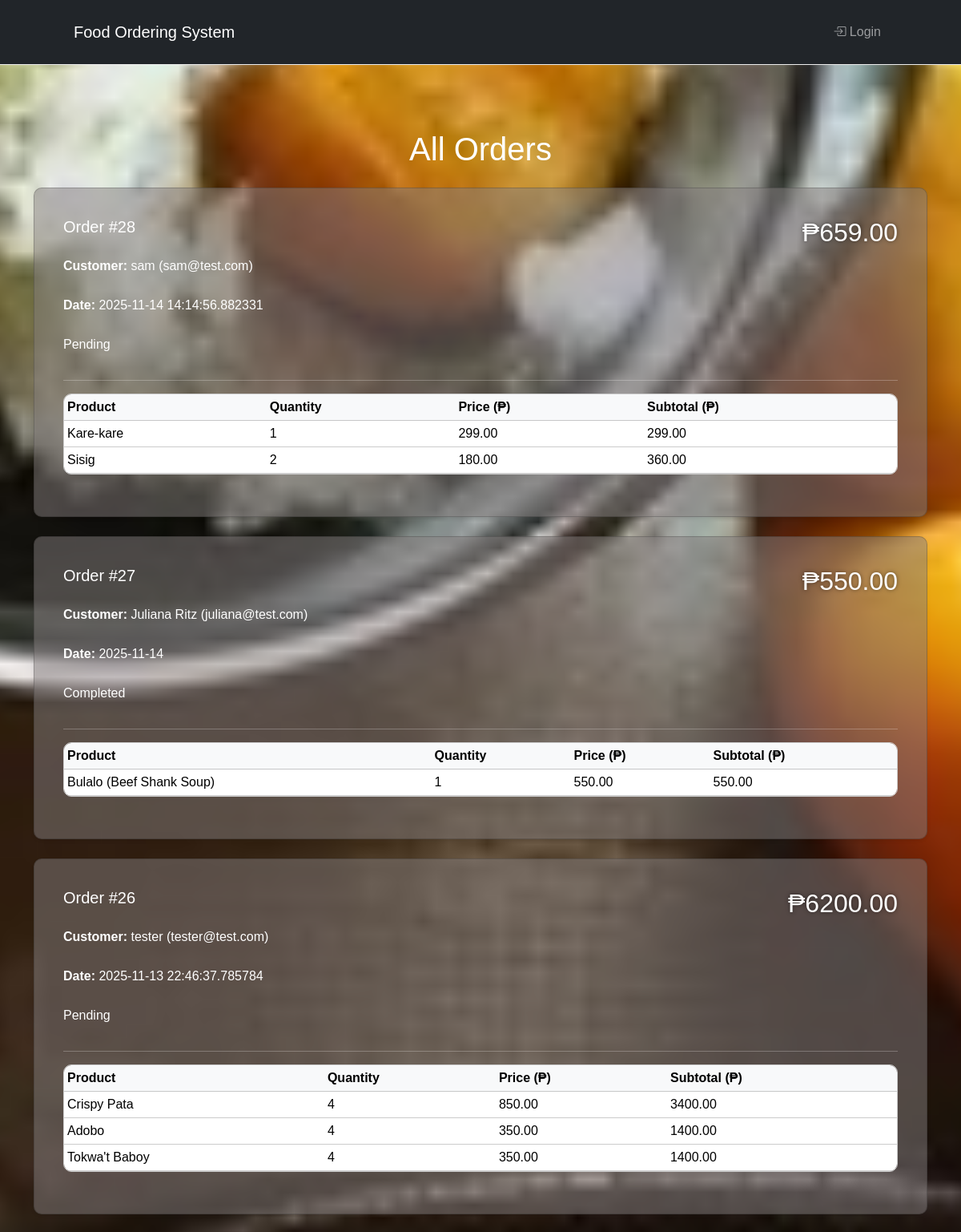
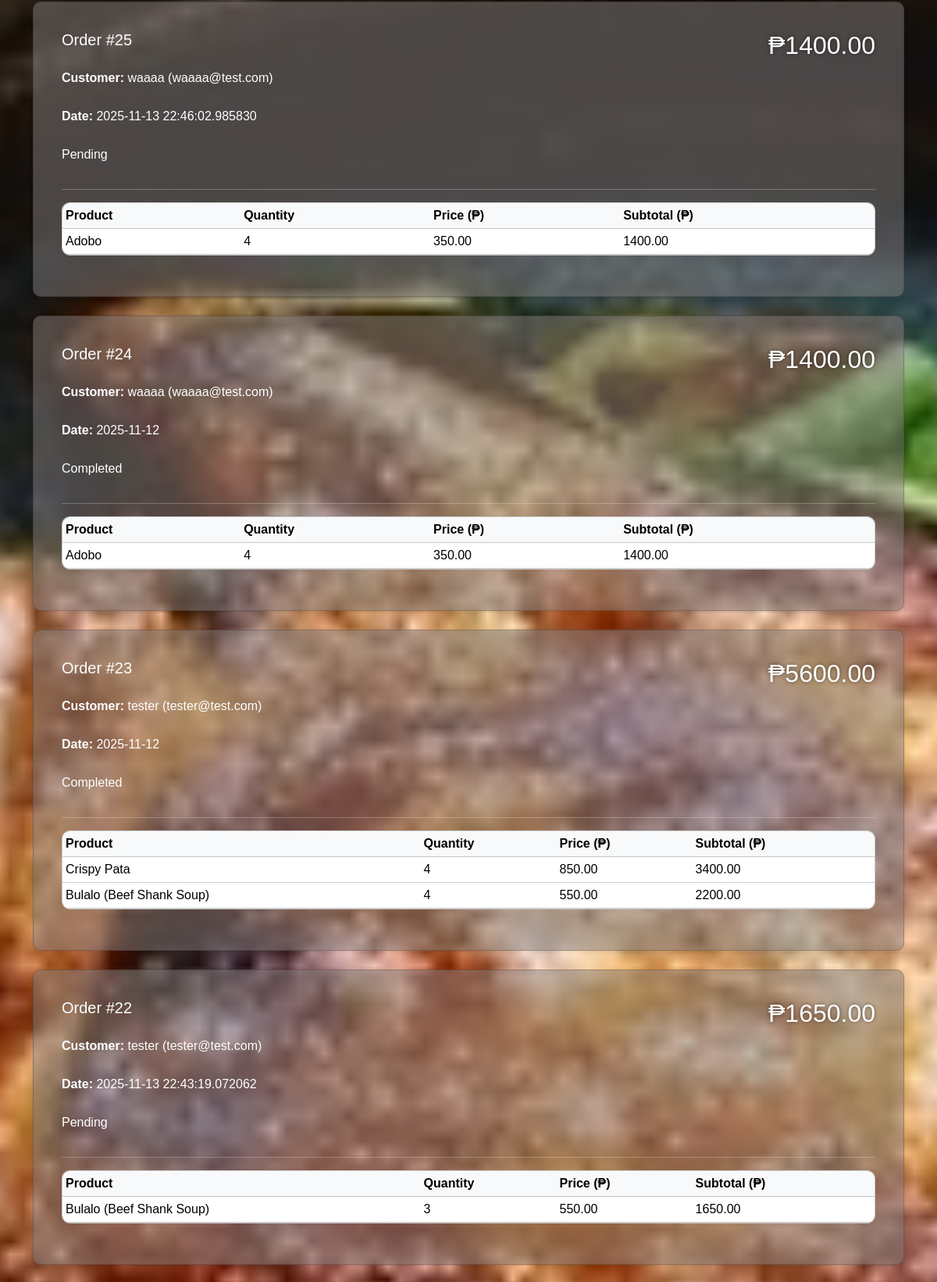
The page /orders (upper part) on the database its author committed (2 pictures, top to bottom).
### tables this page shows
CREATE TABLE orders (
                id INTEGER PRIMARY KEY AUTOINCREMENT,
                user_id INTEGER NOT NULL,
                order_date TEXT NOT NULL,
                order_status TEXT NOT NULL,
                FOREIGN KEY (user_id) REFERENCES users (id)
            );

CREATE TABLE users (
                id INTEGER PRIMARY KEY AUTOINCREMENT,
                username TEXT UNIQUE NOT NULL,
                password TEXT NOT NULL,
                full_name TEXT NOT NULL,
                email TEXT NOT NULL,
                role INTEGER DEFAULT 2);

CREATE TABLE order_items (
                id INTEGER PRIMARY KEY AUTOINCREMENT,
                order_id INTEGER NOT NULL,
                product_id INTEGER NOT NULL,
                quantity INTEGER NOT NULL,
                FOREIGN KEY (order_id) REFERENCES orders (id),
                FOREIGN KEY (product_id) REFERENCES products (id)
            );

CREATE TABLE products (
                id INTEGER PRIMARY KEY AUTOINCREMENT,
                name TEXT NOT NULL,
                description TEXT NOT NULL,
                price REAL NOT NULL,
                image_url TEXT
            );

### app.py (the view)
@app.route('/orders')
def view_orders():
    with sqlite3.connect(DB_NAME) as conn:
        c = conn.cursor()
        c.execute('''
            SELECT
                o.id, o.order_date, o.order_status,
                u.full_name, u.email
            FROM orders o
            JOIN users u ON o.user_id = u.id
            WHERE u.role = 2
            ORDER BY o.id DESC
        ''')
        orders = c.fetchall()
        order_data = []
        for order in orders:
            order_id = order[0]
            c.execute('''
                SELECT p.name, oi.quantity, p.price
                FROM order_items oi
                JOIN products p ON oi.product_id = p.id
                WHERE oi.order_id = ?
            ''', (order_id,))
            items = c.fetchall()
            total = sum(q * price for (name, q, price) in items)
            order_data.append({
                'id': order_id,
                'date': order[1],
                'status': order[2],
                'name': order[3],
                'email': order[4],
                'items': items,
                'total': total
            })
    return render_template('view_orders.html', orders=order_data)

### templates/view_orders.html
{% extends "base.html" %}
{% block content %}
<div class="container mt-5 mb-5">
    {% if session.get('role') == 2 %}
        <h1 style="text-align: center; color: #fff;" class="mb-4">My Order(s)</h1>
    {% else %}
        <h1 style="text-align: center; color: #fff;" class="mb-4">All Orders</h1>
    {% endif %}
    {% if orders %}
        {% for order in orders %}
        <div class="card mb-4 shadow-sm">
            <div class="card-body">
                <div class="d-flex justify-content-between align-items-start">
                    <div>
                        <h5>Order #{{ order['id'] }}</h5>
                        <p class="mb-1"><strong>Customer:</strong> {{ order['name'] }} ({{ order['email'] }})</p>
                        <p class="mb-1"><strong>Date:</strong> {{ order['date'] }}</p>
                        <p><span class="status-badge status-{{ order['status'] }}">{{ order['status'] }}</span></p>
                    </div>
                    <div class="text-end">
                        <h2>₱{{ "%.2f"|format(order.total) }}</h2>
                    </div>
                </div>
                <hr>
                <table class="table table-sm align-middle">
                    <thead class="table-light">
                        <tr>
                            <th>Product</th>
                            <th>Quantity</th>
                            <th>Price (₱)</th>
                            <th>Subtotal (₱)</th>
                        </tr>
                    </thead>
                    <tbody>
                        {% for item in order['items'] %}
                        <tr>
                            <td>{{ item[0] }}</td>
                            <td>{{ item[1] }}</td>
                            <td>{{ "%.2f"|format(item[2]) }}</td>
                            <td>{{ "%.2f"|format(item[1] * item[2]) }}</td>
                        </tr>
                        {% endfor %}
                    </tbody>
                </table>
            </div>
        </div>
        {% endfor %}
    {% else %}
        <div class="alert alert-info text-center">No orders found.</div>
    {% endif %}
</div>
{% endblock %}

### static/style.css (style rules this page uses)
body { margin: 0; font-family: Arial, sans-serif; display: flex; justify-content: center; align-items: center; min-height: 100vh; background-image: url('img/background.jpg'); background-size: cover; background-position: center; background-repeat: no-repeat; background-attachment: fixed; color: #fff; / }
.table { border-collapse: separate; border-spacing: 0; border: 1px solid #ccc; border-radius: 10px; overflow: hidden; }
.card { background-color: rgba(131, 126, 126, 0.5); padding: 20px; color: white; border-radius: 10px; }
h2 { margin-bottom: 30px; font-size: 2em; color: #fff; text-shadow: 0 0 5px rgba(0, 0, 0, 0.5); }
p { margin-top: 25px; font-size: 1em; }
* { margin: 0; padding: 0; box-sizing: border-box; }
body { font-family: 'Poppins', sans-serif; display: flex; flex-direction: column; align-items: center; color: #333; width: 100%; }
body::before { content: ""; display: block; height: 90px; }

### rows shown on the page
orders: id "28", name "sam", email "sam@test.com", date "2025-11-14 14:14:56.882331", status "Pending", total "659.00"
order_items: name "Kare-kare", quantity "1", item[1]*item[2] "299.00"
products: price "299.00"
order_items: name "Sisig", quantity "2", item[1]*item[2] "360.00"
products: price "180.00"
orders: id "27", name "Juliana Ritz", email "juliana@test.com", date "2025-11-14", status "Completed", total "550.00"
order_items: name "Bulalo (Beef Shank Soup)", quantity "1", item[1]*item[2] "550.00"
products: price "550.00"
orders: id "26", name "tester", email "tester@test.com", date "2025-11-13 22:46:37.785784", status "Pending", total "6200.00"
order_items: name "Crispy Pata", quantity "4", item[1]*item[2] "3400.00"
products: price "850.00"
order_items: name "Adobo", quantity "4", item[1]*item[2] "1400.00"
products: price "350.00"
order_items: name "Tokwa't Baboy", quantity "4", item[1]*item[2] "1400.00"
products: price "350.00"
orders: id "25", name "waaaa", email "waaaa@test.com", date "2025-11-13 22:46:02.985830", status "Pending", total "1400.00"
order_items: name "Adobo", quantity "4", item[1]*item[2] "1400.00"
orders: id "24", name "waaaa", email "waaaa@test.com", date "2025-11-12", status "Completed", total "1400.00"
order_items: name "Adobo", quantity "4", item[1]*item[2] "1400.00"
orders: id "23", name "tester", email "tester@test.com", date "2025-11-12", status "Completed", total "5600.00"
order_items: name "Crispy Pata", quantity "4", item[1]*item[2] "3400.00"
order_items: name "Bulalo (Beef Shank Soup)", quantity "4", item[1]*item[2] "2200.00"
orders: id "22", name "tester", email "tester@test.com", date "2025-11-13 22:43:19.072062", status "Pending", total "1650.00"
order_items: name "Bulalo (Beef Shank Soup)", quantity "3", item[1]*item[2] "1650.00"
